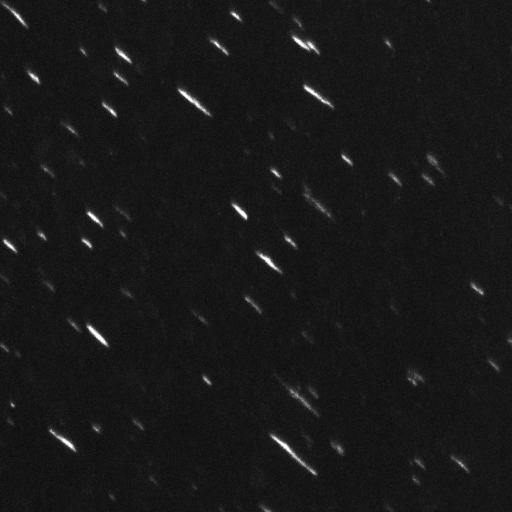
#> input picture image_analysis/example_image.tif, 1024 x 1024 px (shown at 1/2 size)
$ jupyter execute --allow-errors Example_image_processing_and_plotting.ipynb   (shell and % lines are left out)
#> lines starting #> are read from the running program, lines starting #| are printed output that depends on the picture; after the words box and inside, x2 and y2 are one past the last pixel; in counts of white or black regions, pixels touching at a corner belong together; long printed decimals are rounded
# Description
This notebook shows how one could load and visualize an experimental image.

The general purpose libraries we will explore briefly:
* [PIL](https://python-pillow.org/)
* [scikit-image](https://scikit-image.org/)
* [numpy](https://numpy.org/)
* [matplotlib](https://matplotlib.org/stable/index.html)
* [matplotlib-scalebar](https://pypi.org/project/matplotlib-scalebar/)

I will also mention domain specific libraries:
* [hyperspy](https://hyperspy.org/)

# Importing the necessary libraries

[cell 1]
from PIL import Image
import numpy as np
import matplotlib.pyplot as plt
from matplotlib_scalebar.scalebar import ScaleBar

# Importing an image

[cell 2]
image = Image.open("./example_image.tif")
#> image is the input picture: PIL image 1024x1024 L; min 0, max 255, mean 24

[cell 3]
image

# Basic image processing
The image contains some noise and bad contrast. We try to apply a simple filter for some denoising and adjust intensity levels with the gamma parameter.

[cell 4]
data = np.array(image)
# information about the original image
print(data.dtype)
#| uint8
print(data.shape)
#| (1024, 1024)
print(data)
#> (printed output is left out)

from skimage import img_as_float64
from skimage.filters import median
from skimage.morphology import disk  # make a white circle which acts as the "kernel"
from skimage.exposure import adjust_gamma

# convert range from 0 - 1
data = img_as_float64(data)
# median filter
data = median(data, selem = disk(5))
# boost contrast by applying a pixel-wise power to the intensity
data = adjust_gamma(data, 0.2)
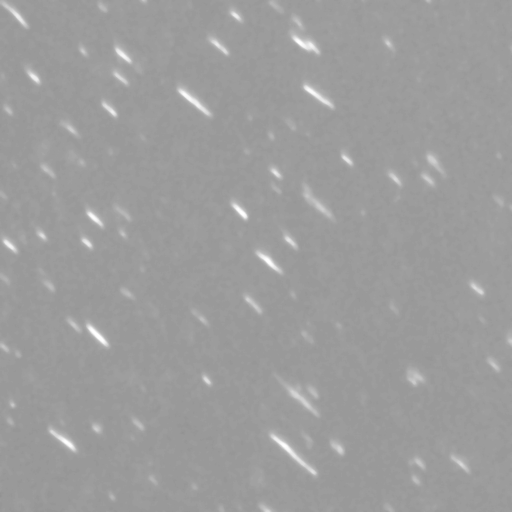
#> data: shape (1024, 1024) float64 (shown at 1/2 size); min 0.575, max 1, mean 0.616

# Plotting the data
Here we create some plots for the image. Let's add a scalebar, some text, a colorbar, an arrow, etc

[cell 5]
# creating a figure and axis object
fig, ax = plt.subplots(figsize=(10, 8))
im = ax.imshow(data, cmap = "Greys_r")
fig.colorbar(im, ax=ax)

# adding a scalebar
sb_options = {
             "location": "lower left",
             "color" : "white",
             "frameon": True,
             "box_color": "black",
             "box_alpha": 0.5,
             "font_properties": {
                 "size": 24
             },
             "label_loc": "top",
             "scale_loc": "bottom",
             "height_fraction": 0.02,
             "sep": 5
             }
#> (the rest of this cell did not finish here and is left out)

# Feature detection and segmentation
We want to segment out the features and get some information about them. For this we need to somehow detect what is a feature and separate it from the rest. The simplest way to do this is with intensity thresholding. But what threshold value should we use? There are various implementation for finding a threshold value, they can be explored automatically

[cell 6]
from skimage.filters import try_all_threshold

[cell 7]
fig, ax = try_all_threshold(data, figsize=(4, 8), verbose=False)
plt.show()
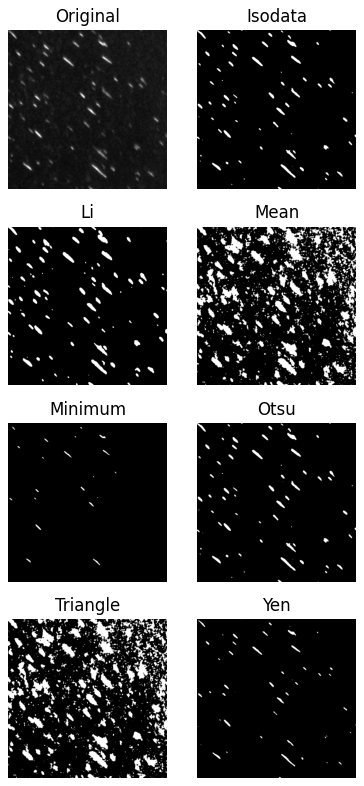
#> figure drawn by matplotlib, 8 panels

[cell 8]
# Li looks quite promising
from skimage.filters import threshold_li

[cell 9]
thresh = threshold_li(data)
#> thresh = 0.655
print(thresh)
#| 0.6554
binary_image = data > thresh
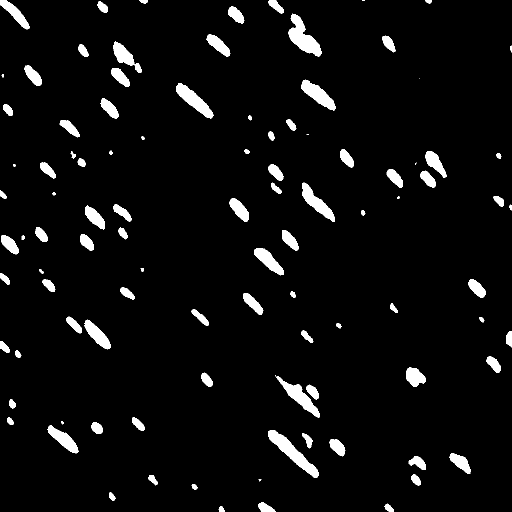
#> binary_image: shape (1024, 1024) bool (shown at 1/2 size); 4.7% white; 102 white regions (7 under 20 px), largest, box (x1, y1, x2, y2) and area: (536, 860, 637, 956) 2651, (576, 27, 643, 113) 2529, (352, 166, 427, 237) 1941

[cell 10]
fig, axes = plt.subplots(ncols=3, figsize=(8, 2.5))
ax = axes.ravel()

ax[0].imshow(data, cmap=plt.cm.gray)
ax[0].set_title('Original')
ax[0].axis('off')

ax[1].hist(data.ravel(), bins=256)
ax[1].set_title('Histogram')
ax[1].axvline(thresh, color='r')

ax[2].imshow(binary_image, cmap=plt.cm.gray)
ax[2].set_title('Thresholded')
ax[2].axis('off')
fig.tight_layout()
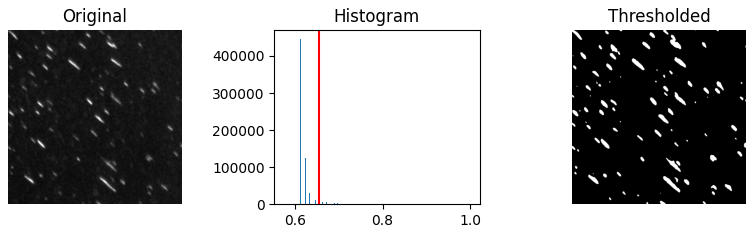
#> figure drawn by matplotlib, 3 panels; panel 2: tallest bar 446882 high, from x = 0.611 to 0.613

Now we want to disconnect the individual features and give them a different "label". This can be done very easily.

[cell 11]
import skimage.measure as measure

[cell 12]
labels = measure.label(binary_image)
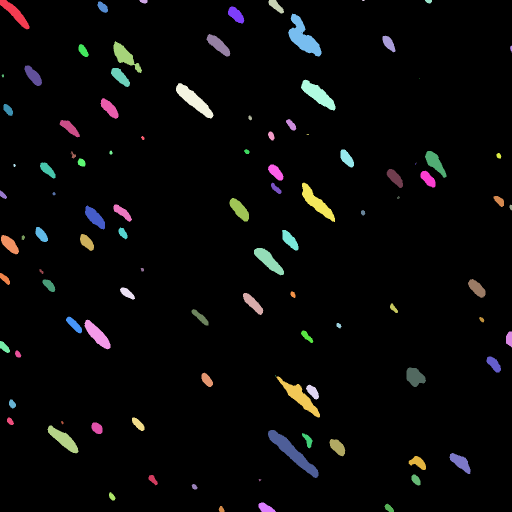
#> labels: shape (1024, 1024) int32 (shown at 1/2 size); 103 distinct labels, from 0 to 102; one colour per label, 0 black

[cell 13]
from skimage.color import label2rgb

fig, ax = plt.subplots(ncols=2, figsize = (8, 3))
ax = ax.ravel()
ax[0].imshow(data, cmap="Greys_r")
ax[1].imshow(label2rgb(labels, bg_label=0))
for i in ax:
    i.axis("off")
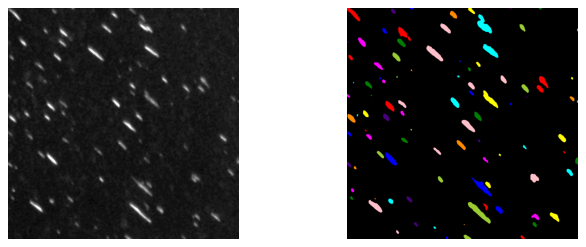
#> figure drawn by matplotlib, 2 panels

[cell 14]
# number of features
labels.max()
#> Out = 102

Now we can explore features of these labeled regions, like the maximum length. We can then create histograms of this.

[cell 15]
from skimage.measure import regionprops_table

[cell 16]
metrics = regionprops_table(labels, properties=['label', 'area', 'major_axis_length'])
#> metrics = 3 items

[cell 17]
fig, ax = plt.subplots()
ax.hist(metrics["major_axis_length"], bins=15)
ax.set_ylabel("Frequency")
ax.set_xlabel("Length of features (pixels)")
ax.axvline(np.mean(metrics["major_axis_length"]), color="red")
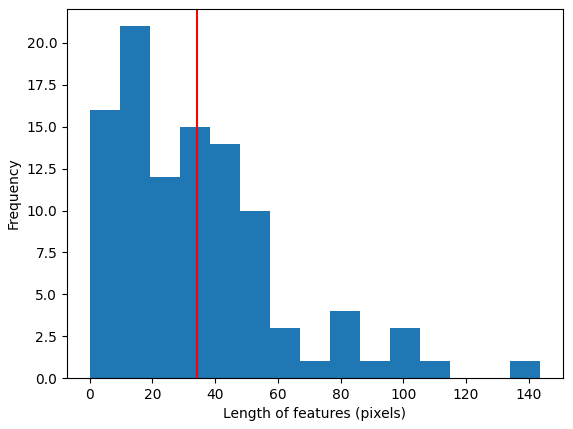
#> figure drawn by matplotlib, 1 panel; tallest bar 21 high, from x = 9.58 to 19.16

# Can we improve?
Simple thresholding can cause different features to be lumped together because they are connected. Could we improve this in some way, e.g. with watershed?

[cell 18]
from scipy import ndimage as ndi
from skimage.segmentation import watershed
from skimage.feature import peak_local_max

[cell 19]
# the minimum distance of each pixel to the nearest black pixel
distance = ndi.distance_transform_edt(binary_image*1)
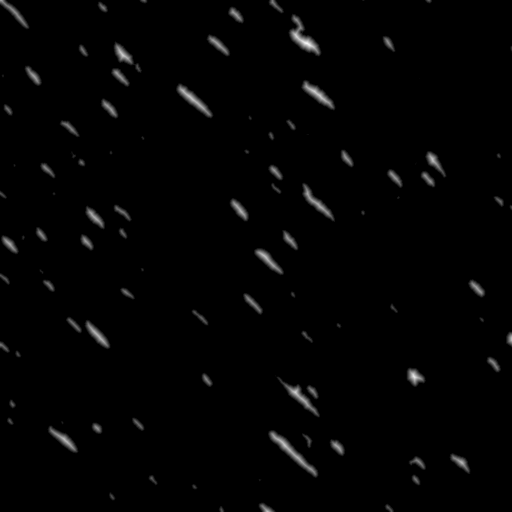
#> distance: shape (1024, 1024) float64 (shown at 1/2 size); min 0, max 15.81, mean 0.206; drawn with min black and max white
distance[distance <= 0] = 0

# find the coordinates of maxima in this distance image
coords = peak_local_max(distance,
                        labels=labels,
                        num_peaks_per_label = 2,
                        min_distance=10
                        )
#> coords = 106 pairs, first value 10 to 1013, second value 10 to 1013

# map the coordinates to an array of the same size as the image
mask = np.zeros(distance.shape, dtype=bool)
mask[tuple(coords.T)] = True
markers, _ = ndi.label(mask)

new_labels = watershed(-distance, markers, mask=binary_image)
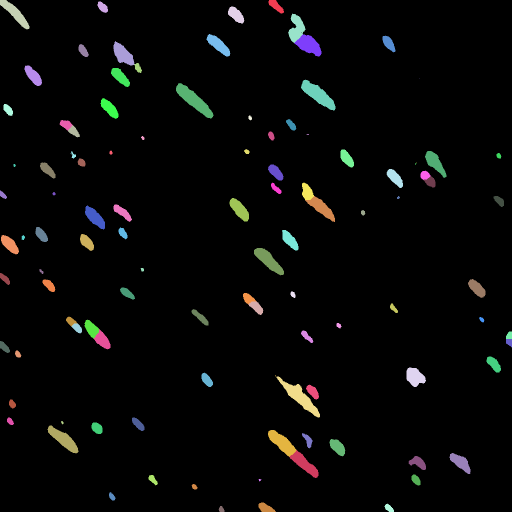
#> new_labels: shape (1024, 1024) int32 (shown at 1/2 size); 107 distinct labels, from 0 to 106; one colour per label, 0 black

[cell 20]
# number of "peaks" that were identified
markers.max()

[cell 21]
fig, axes = plt.subplots(nrows=3, figsize=(4, 12), sharex=True, sharey=True)
ax = axes.ravel()

ax[0].imshow(binary_image, cmap="Greys_r")
ax[0].set_title('Overlapping objects')

ax[1].imshow(distance, cmap=plt.cm.gray, vmin=0)
ax[1].set_title('Distances')
ax[1].scatter(coords[:,1], coords[:,0], s = 1)

ax[2].imshow(label2rgb(new_labels, bg_label=0))
ax[2].set_title('Separated objects')

for a in ax:
    a.set_axis_off()

fig.tight_layout()
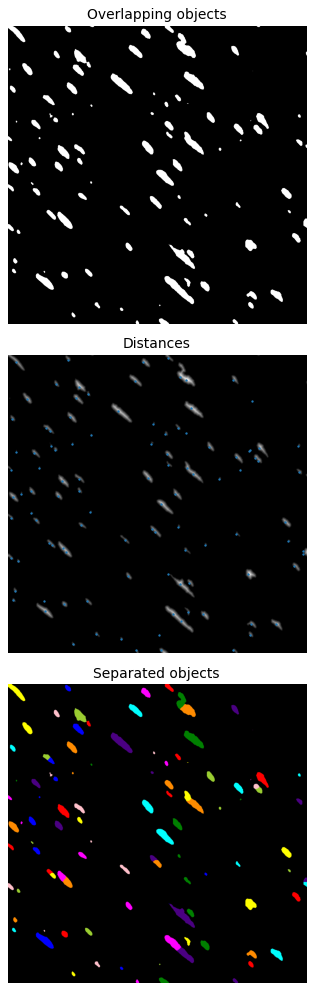
#> figure drawn by matplotlib, 3 panels
